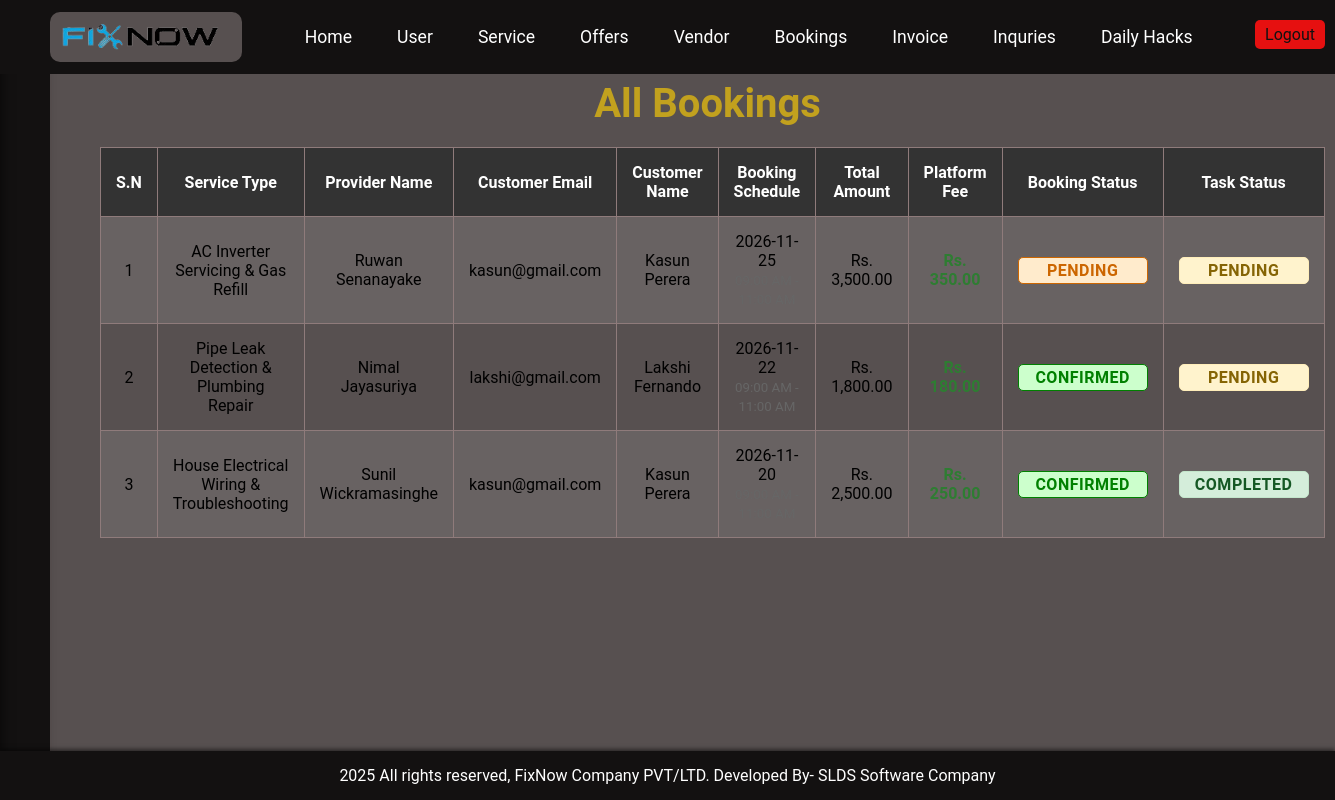
/admin/bookings.php (signed in), run on the app's committed database.
### tables this page shows
CREATE TABLE `tbl_booking` (
  `id` int(11) NOT NULL AUTO_INCREMENT,
  `service_provider_id` int(11) NOT NULL,
  `service_id` int(11) NOT NULL,
  `customer_id` int(11) NOT NULL,
  `customer_name` varchar(100) NOT NULL,
  `contact_number` varchar(20) NOT NULL,
  `email` varchar(100) NOT NULL,
  `address` text NOT NULL,
  `booking_date` varchar(50) NOT NULL,
  `time_slot` varchar(50) DEFAULT '09:00 AM - 11:00 AM',
  `message` text DEFAULT NULL,
  `total_amount` decimal(10,2) NOT NULL DEFAULT 0.00,
  `platform_fee` decimal(10,2) DEFAULT 0.00,
  `vendor_payout` decimal(10,2) DEFAULT 0.00,
  `booking_status` varchar(50) DEFAULT 'Pending',
  `task_status` varchar(50) DEFAULT 'Pending',
  `payment_status` varchar(50) DEFAULT 'Pending',
  `created_at` timestamp NOT NULL DEFAULT current_timestamp(),
  PRIMARY KEY (`id`),
  KEY `service_provider_id` (`service_provider_id`),
  KEY `service_id` (`service_id`),
  KEY `customer_id` (`customer_id`)
);

CREATE TABLE `tbl_service` (
  `id` int(11) NOT NULL AUTO_INCREMENT,
  `category_id` int(11) NOT NULL,
  `service_type` varchar(150) NOT NULL,
  `about_service` text DEFAULT NULL,
  `booking_price` decimal(10,2) NOT NULL DEFAULT 0.00,
  `service_image` varchar(255) DEFAULT NULL,
  `created_at` timestamp NOT NULL DEFAULT current_timestamp(),
  PRIMARY KEY (`id`),
  KEY `category_id` (`category_id`)
);

CREATE TABLE `tbl_service_providers` (
  `id` int(11) NOT NULL AUTO_INCREMENT,
  `registration_code` varchar(50) DEFAULT NULL UNIQUE,
  `full_name` varchar(100) NOT NULL,
  `email` varchar(100) NOT NULL UNIQUE,
  `contact_no` varchar(20) NOT NULL,
  `password` varchar(255) NOT NULL,
  `district_id` int(11) DEFAULT NULL,
  `town_id` int(11) DEFAULT NULL,
  `category_id` int(11) DEFAULT NULL,
  `servicetype_id` int(11) DEFAULT NULL,
  `experience` varchar(100) DEFAULT NULL,
  `available_dates_and_times` varchar(255) DEFAULT NULL,
  `about_you` text DEFAULT NULL,
  `registration_fee_paid` varchar(10) DEFAULT 'no',
  `payment_status` varchar(50) DEFAULT 'Pending',
  `vendor_image` varchar(255) DEFAULT NULL,
  `feedback_url` varchar(255) DEFAULT NULL,
  `status` varchar(50) DEFAULT 'Pending',
  `latitude` decimal(10,6) DEFAULT NULL,
  `longitude` decimal(10,6) DEFAULT NULL,
  `created_at` timestamp NOT NULL DEFAULT current_timestamp(),
  PRIMARY KEY (`id`),
  KEY `district_id` (`district_id`),
  KEY `town_id` (`town_id`),
  KEY `category_id` (`category_id`),
  KEY `servicetype_id` (`servicetype_id`)
);

### admin/bookings.php (the view)
<?php
include('partials/main.php');
$query = "SELECT tbl_booking.*, tbl_service.service_type, tbl_service_providers.registration_code, tbl_service_providers.full_name as provider_name
          FROM tbl_booking
          JOIN tbl_service ON tbl_booking.service_id = tbl_service.id
          JOIN tbl_service_providers ON tbl_service_providers.id = tbl_booking.service_provider_id
          WHERE tbl_booking.payment_status = 'Paid'
          ORDER BY tbl_booking.created_at DESC";
$result = mysqli_query($conn, $query);
?>
<div class="main-content">
    <h2 class="main-welcome">All Bookings</h2>
    <table class="tbl-full">
        <tr>
            <th>S.N</th>
            <th>Service Type</th>
            <th>Provider Name</th>
            <th>Customer Email</th>
            <th>Customer Name</th>
            <th>Booking Schedule</th>
            <th>Total Amount</th>
            <th>Platform Fee</th>
            <th>Booking Status</th>
            <th>Task Status</th>
        </tr>
        <?php
        if (mysqli_num_rows($result) > 0) {
            $serial_number = 1;
            while ($row = mysqli_fetch_assoc($result)) {
                $service_type = $row['service_type'];
                $provider_name = $row['provider_name'];
                $customer_email = $row['email'];
                $customer_name = $row['customer_name'];
                $booking_date = $row['booking_date'];
                $time_slot = !empty($row['time_slot']) ? $row['time_slot'] : '09:00 AM - 11:00 AM';
                $total_amount = $row['total_amount'];
                $platform_fee = $row['platform_fee'] > 0 ? $row['platform_fee'] : round($total_amount * 0.10, 2);
                $booking_status = $row['booking_status'];
                $task_status = $row['task_status'];
        ?>
        <tr>
            <td><?php echo $serial_number++; ?></td>
            <td><?php echo $service_type; ?></td>
            <td><?php echo $provider_name; ?></td>
            <td><?php echo $customer_email; ?></td>
            <td><?php echo $customer_name; ?></td>
            <td><?php echo $booking_date . '<br><small style="color:#666;">' . $time_slot . '</small>'; ?></td>
            <td><?php echo "Rs. " . number_format($total_amount, 2); ?></td>
            <td><strong style="color: #2e7d32;"><?php echo "Rs. " . number_format($platform_fee, 2); ?></strong></td>
            <td>
                <span class="status-label" style="
                    padding: 3px 6px;
                    font-weight: bold;
                    border-radius: 5px;
                    display: inline-block;
                    text-transform: uppercase;
                    letter-spacing: 0.5px;
                    text-align: center;
                    min-width: 130px;
                    <?php
                        if ($booking_status == 'Pending') {
                            echo 'background-color: #ffebcc; color: #cc6600; border: 1px solid #cc6600;';
                        } elseif ($booking_status == 'Cancelled') {
                            echo 'background-color: #ffe6e6; color: #cc0000; border: 1px solid #cc0000;';
                        } elseif ($booking_status == 'Confirmed') {
                            echo 'background-color: #ccffcc; color: #008000; border: 1px solid #008000;';
                        } elseif ($booking_status == 'Completed') {
                            echo 'background-color: #cce5ff; color: #004085; border: 1px solid #004085;';
                        }
                    ?>
                ">
                    <?php echo $booking_status; ?>
                </span>
            </td>
            <td>
                <span class="status-label" style="
                    padding: 3px 6px;
                    font-weight: bold;
                    border-radius: 5px;
                    display: inline-block;
                    text-transform: uppercase;
                    letter-spacing: 0.5px;
                    text-align: center;
                    min-width: 130px;
                    <?php
                        if ($task_status == 'Pending') {
                            echo 'background-color: #fff3cd; color: #856404; border: 1px solid #ffeeba;';
                        } elseif ($task_status == 'In Progress') {
                            echo 'background-color: #d1ecf1; color: #0c5460; border: 1px solid #bee5eb;';
                        } elseif ($task_status == 'Completed') {
                            echo 'background-color: #d4edda; color: #155724; border: 1px solid #c3e6cb;';
                        }
                    ?>
                ">
                    <?php echo $task_status; ?>
                </span>
            </td>
        </tr>
        <?php
            }
        } else {
            echo "<tr><td colspan='9'>No bookings found</td></tr>";
        }
        ?>
    </table>
</div>
<?php include('partials/footer.php'); ?>

### admin/admin_css/style.css (style rules this page uses)
:root { --primary-color: #131111; --primaryHover-color: #333333; --secondary-color: #e61010; --secondaryHover-color: #ff4d4d; --text-color: #ffffff; --textHover-color: #e2cdcd; --hover-color: #ffd700; --background-color: #575050; --border-color: #8f7b7b; --accent-color: #ffcc00; --accentHover-color: #c2a11e; --button: #72440b; --buttonHover: #c58433; --Update: #077a0d; --UpdateHover: #0faa17; --shadow-color: rgba(66, 60, 60, 0.2); }
* { margin: 0; padding: 0; box-sizing: border-box; font-family: 'Roboto', sans-serif; }
body { margin: 0; font-family: Arial, sans-serif; background-color: var(--background-color); padding-top: 60px; }
.main-welcome { font-size: 40px; text-align: center; color: var(--accentHover-color); }
.main-content { padding: 20px; margin-left: 80px; }
.tbl-full { width: 100%; border-collapse: collapse; margin-top: 20px; margin-bottom: 20px; }
.tbl-full th, .tbl-full td { padding: 15px; text-align: center; border: 1px solid var(--border-color); }
.tbl-full th { background-color: var(--primaryHover-color); color: var(--text-color); font-weight: bold; }
.tbl-full tr:nth-child(even) { background-color: rgba(255, 255, 255, 0.1); }

### data on the page
tbl_booking: service.service_type "AC Inverter Servicing & Gas Refill", service_provider.full_name "Ruwan Senanayake", email "kasun@gmail.com", customer_name "Kasun Perera", booking_date "2026-11-25", total_amount "3,500.00", booking_status "PENDING", task_status "PENDING"
tbl_booking: service.service_type "Pipe Leak Detection & Plumbing Repair", service_provider.full_name "Nimal Jayasuriya", email "lakshi@gmail.com", customer_name "Lakshi Fernando", booking_date "2026-11-22", time_slot "09:00 AM - 11:00 AM", total_amount "1,800.00", booking_status "CONFIRMED", task_status "PENDING"
tbl_booking: service.service_type "House Electrical Wiring & Troubleshooting", service_provider.full_name "Sunil Wickramasinghe", email "kasun@gmail.com", customer_name "Kasun Perera", booking_date "2026-11-20", total_amount "2,500.00", booking_status "CONFIRMED", task_status "COMPLETED"
